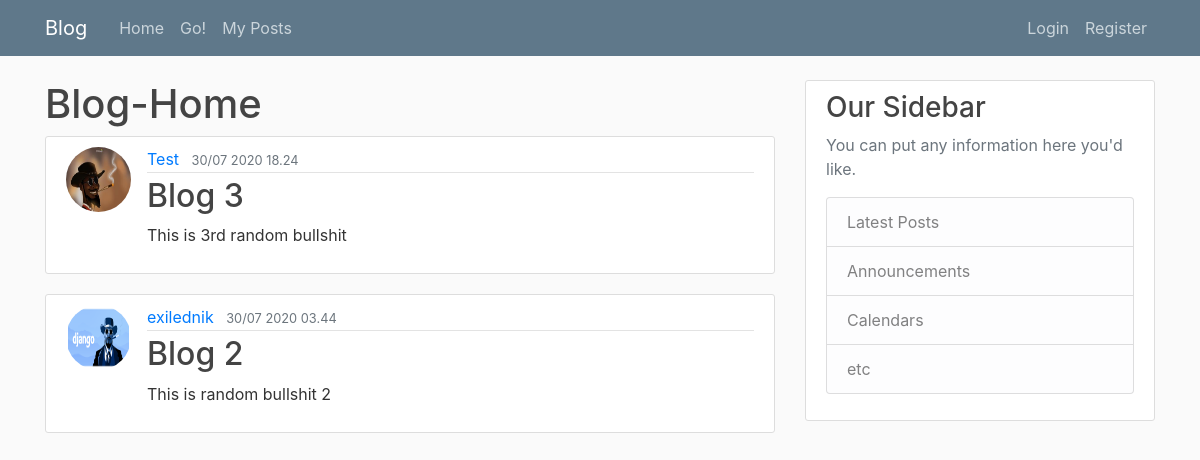
The page / on the database its author committed.
### blog/models.py (models this page shows, shortened)
class Post(models.Model):
    title=models.CharField(max_length=100)
    content=models.TextField()
    date_posted=models.DateTimeField(default=timezone.now)
    author=models.ForeignKey(User, on_delete=models.CASCADE)

### users/models.py (models this page shows, shortened)
class Profile(models.Model):
    user= models.OneToOneField(User, on_delete= models.CASCADE)
    image= models.ImageField(default='default.jpg', upload_to = 'profile_pics')

### blog/views.py (the view)
# urls.py: path('', PostListView.as_view(), name='blog-home'),
class PostListView(ListView):
    model = Post
    template_name = 'blog/blog-home.html' #<app>/<model>_<viewtype>.html
    context_object_name = 'posts'
    ordering = ['-date_posted']
    paginate_by = 2

### blog/templates/blog/blog-home.html
{% extends 'blog/base.html' %}
{% block content %}
    <h1>Blog-Home</h1>
    {% for post in posts %}
    <article class="media content-section">
      <img class = 'rounded-circle article-img' src='{{ post.author.profile.image.url }}'>
      <div class="media-body">
        <div class="article-metadata">
          <a class="mr-2" href="#">{{ post.author }}</a>
          <small class="text-muted">{{ post.date_posted|date:"j/m Y H.i " }}</small>
        </div>
        <h2><a class="article-title" href="#">{{ post.title }}</a></h2>
        <p class="article-content">{{ post.content }}</p>
      </div>
    </article>
    {% endfor %}
{% endblock content %}

### blog/static/blog/main.css (style rules this page uses)
body { background: #fafafa; color: #333333; margin-top: 5rem; }
h1, h2, h3, h4, h5, h6 { color: #444444; }
.content-section { background: #ffffff; padding: 10px 20px; border: 1px solid #dddddd; border-radius: 3px; margin-bottom: 20px; }
.article-title { color: #444444; }
.article-content { white-space: pre-line; }
.article-img { height: 65px; width: 65px; margin-right: 16px; }
.article-metadata { padding-bottom: 1px; margin-bottom: 4px; border-bottom: 1px solid #e3e3e3 }

### rows shown on the page
Post: author.profile.image (placeholder picture), author "Test", date_posted "30/07 2020 18.24", title "Blog 3", content "This is 3rd random bullshit"
Post: author.profile.image (picture), author "exilednik", date_posted "30/07 2020 03.44", title "Blog 2", content "This is random bullshit 2"
